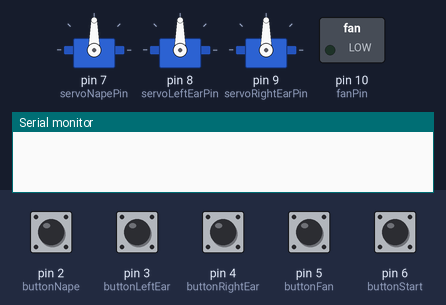
Simulated run of this sketch. Board: Arduino Uno, built with avr-gcc and run on an emulated ATmega328P. On the bench: 3 × servo, switched loads named in the sketch (green lamp = pin HIGH), the last lines printed to the serial monitor. The inputs (shaded band) are chosen by the test bench; at power-on: pin 2 (buttonNape), pin 3 (buttonLeftEar), pin 4 (buttonRightEar), pin 5 (buttonFan), pin 6 (buttonStart) LOW.

Above: at 1.2 s.
1.3 s: pin 2 (buttonNape) pulled HIGH for 0.15 s
At 2.3 s:
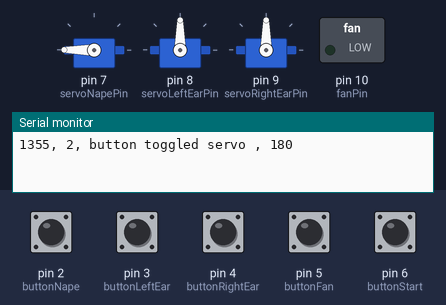
2.9 s: pin 5 (buttonFan) pulled HIGH for 0.15 s
At 3.4 s:
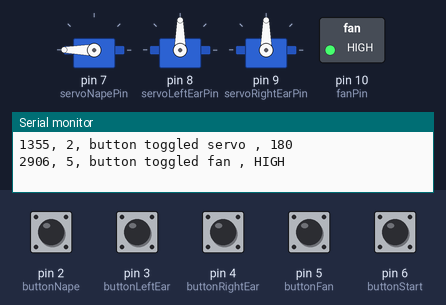
4.5 s: pin 3 (buttonLeftEar) pulled HIGH for 1 s
At 6.0 s:
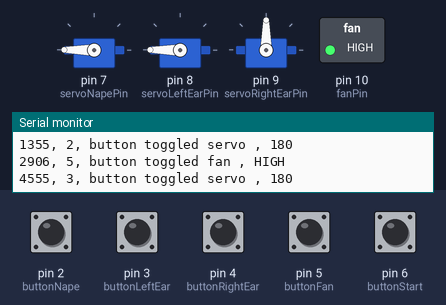
7.0 s: pin 4 (buttonRightEar) pulled HIGH for 0.15 s
At 7.9 s:
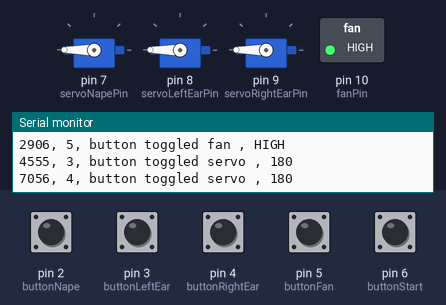
8.6 s: pin 5 (buttonFan) pulled HIGH for 1 s
At 8.9 s:
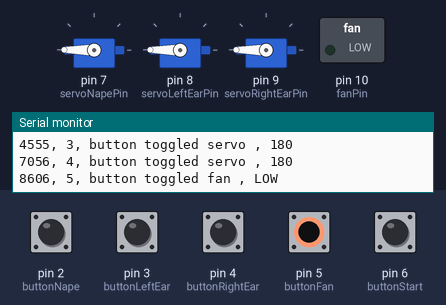
11.1 s: pin 3 (buttonLeftEar) pulled HIGH for 0.15 s
At 12.3 s:
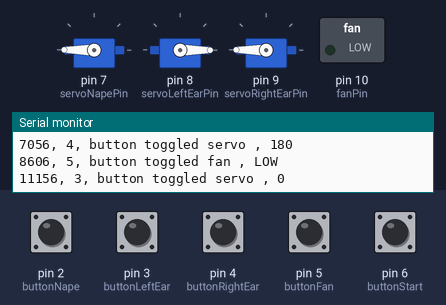
Timing chart, 0 to 13.7 s (numbered marks = the images above; inputs shaded):
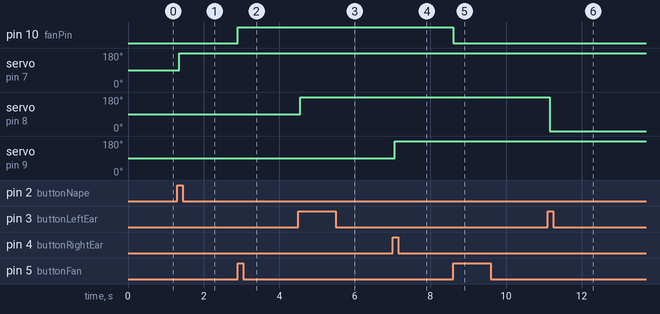

Measured:
- after the input at 1.3 s, servo on pin 7 (servoNapePin): 90° → 180° after 0.06 s
- after the input at 2.9 s, pin 10 (fanPin): LOW → HIGH at once
- after the input at 4.5 s, servo on pin 8 (servoLeftEarPin): 90° → 180° after 0.06 s
- after the input at 7.0 s, servo on pin 9 (servoRightEarPin): 90° → 180° after 0.06 s
- after the input at 8.6 s, pin 10 (fanPin): HIGH → LOW at once
- after the input at 11.1 s, servo on pin 8 (servoLeftEarPin): 180° → 0° after 0.06 s

The sketch:

VR-Headset-Attachments.ino
```cpp
#include <Servo.h>

Servo servoNape;
Servo servoLeftEar;
Servo servoRightEar;

const int buttonNape = 2;
const int buttonLeftEar = 3;
const int buttonRightEar = 4;
const int buttonFan = 5;
const int buttonStart = 6;

const int servoNapePin = 7;
const int servoLeftEarPin = 8;
const int servoRightEarPin = 9;
const int fanPin = 10;

bool servoNapeState = false;
bool servoLeftEarState = false;
bool servoRightEarState = false;
bool fanState = false;

unsigned long currentTime = 0;

void setup() {
  Serial.begin(9600);

  servoNape.attach(servoNapePin);
  servoLeftEar.attach(servoLeftEarPin);
  servoRightEar.attach(servoRightEarPin);

  pinMode(fanPin, OUTPUT);
  digitalWrite(fanPin, LOW);

  pinMode(buttonNape, INPUT);
  pinMode(buttonLeftEar, INPUT);
  pinMode(buttonRightEar, INPUT);
  pinMode(buttonFan, INPUT);
  pinMode(buttonStart, INPUT);
}

void loop() {
  if (digitalRead(buttonStart) == HIGH) {
    resetTime();
    waitForButtonRelease(buttonStart);
  }

  checkButtonAndToggle(buttonNape, servoNape, servoNapeState);
  checkButtonAndToggle(buttonLeftEar, servoLeftEar, servoLeftEarState);
  checkButtonAndToggle(buttonRightEar, servoRightEar, servoRightEarState);

  if (digitalRead(buttonFan) == HIGH) {
    toggleFan(fanState, buttonFan);
  }

  delay(10);
}

void checkButtonAndToggle(int buttonPin, Servo &servo, bool &state) {
  if (digitalRead(buttonPin) == HIGH) {
    delay(50); // Simple debounce
    state = !state;
    servo.write(state ? 180 : 0);
    printTime();
    printMessage(buttonPin);
    waitForButtonRelease(buttonPin);
    Serial.print(" servo , ");
    Serial.println(state ? "180" : "0");

  }
}

void toggleFan(bool &state, int buttonPin) {
  state = !state;
  digitalWrite(fanPin, state ? HIGH : LOW);
  printTime();
  printMessage(buttonPin);
  Serial.print(" fan , ");
  Serial.println(state ? "HIGH" : "LOW");
  waitForButtonRelease(buttonPin);

}

void resetTime() {
  currentTime = millis();
  printTime();
  Serial.print(0);
  Serial.println(", Starting, Recording");
}

void waitForButtonRelease(int buttonPin) {
  while (digitalRead(buttonPin) == HIGH) {} // Wait for release
}

void printTime(){
  Serial.print(millis() - currentTime);
  Serial.print(", ");
}

void printMessage(int buttonPin){
  Serial.print(String(buttonPin));
  Serial.print(", button toggled");
}
```
